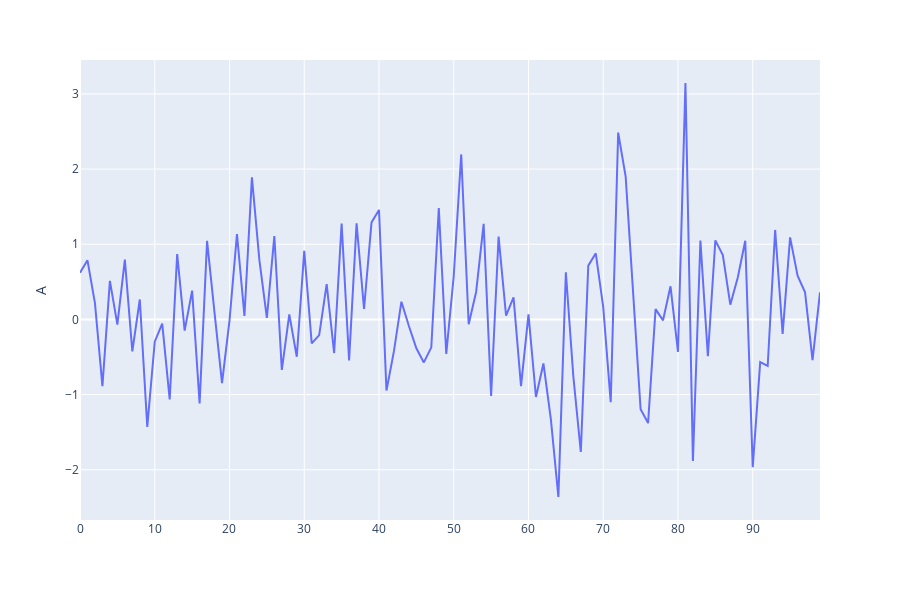

Notebook cell for this chart:
### Code cell
px.line(df, y='A') #plot with plotly
